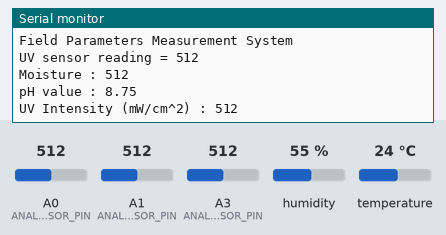
Simulated run of this sketch. Board: Arduino Uno, built with avr-gcc and run on an emulated ATmega328P. Shown: the last lines printed to the serial monitor. Inputs (shaded band) come from the test bench; at power-on: humidity 55 %, A0 (ANALOG_MOISTURE_SENSOR_PIN) = 512, A1 (ANALOG_SUNLIGHT_SENSOR_PIN) = 512, A3 (ANALOG_PH_SENSOR_PIN) = 512, temperature 24 °C.

Above: at 1.2 s.
1.3 s: humidity set to 22 %
At 2.7 s:
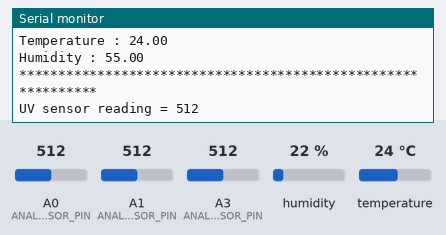
2.8 s: A0 (ANALOG_MOISTURE_SENSOR_PIN) set to 716
At 4.1 s:
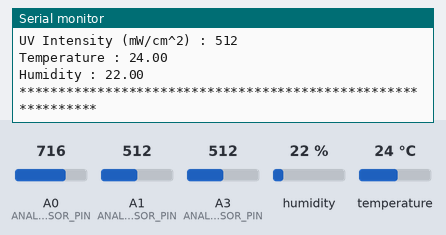
4.3 s: A1 (ANALOG_SUNLIGHT_SENSOR_PIN) set to 716
At 5.4 s:
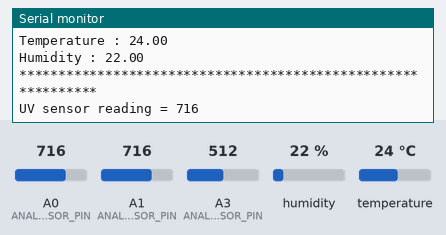
5.8 s: A3 (ANALOG_PH_SENSOR_PIN) set to 716
At 6.6 s:
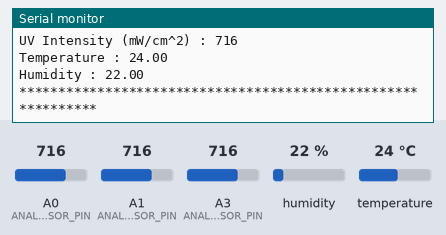
7.3 s: temperature set to 12 °C
8.8 s: A0 (ANALOG_MOISTURE_SENSOR_PIN) set to 992
At 11.1 s:
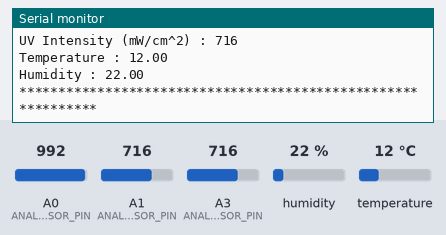
Timing chart, 0 to 11.3 s (numbered marks = the images above; inputs shaded):
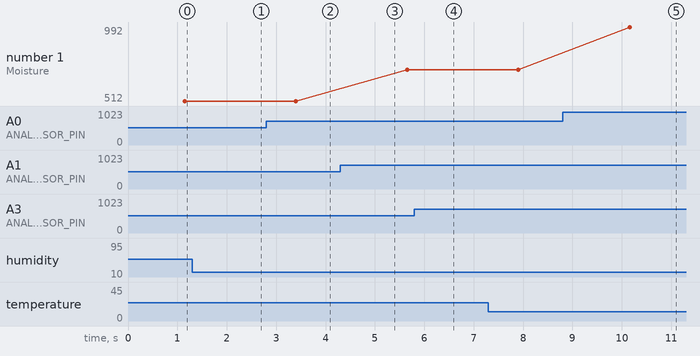

Measured:
- after the input at 4.3 s, the serial monitor: prints a new line after 0.25 s (image 3)
- after the input at 8.8 s, the serial monitor: prints a new line after 1.4 s (image 5)
- plotted number 1: 716 → 992 after the input at 8.8 s

The sketch:

Field_Parameters_Measurement_system.ino
```cpp
#include <Wire.h>
#include <DHT.h>
#include <DHT_U.h>

#define DEBUG

#define ANALOG_MOISTURE_SENSOR_PIN A0

#define ANALOG_SUNLIGHT_SENSOR_PIN A1

#define REF_3V3 A2 //3.3V power on the Arduino board

#define ANALOG_PH_SENSOR_PIN A3

#define PH_OFF_SET 0.00

#define DHTPIN                      4 //pin for the digital temprature and humidity sensor

#define DHTTYPE                     DHT11 // type of dhtxx series to be used

#define WIRE_PROTOCOL_ADDRESS 0xB1

int moisture_sensor_analog_value;

float relative_moisture_level;

int ultraviolet_intensity_value;

float pH_sensor_value;

float humidity = 0; // humidity value from the dht11 sensor

float dht11temp = 0; // temprature value from the dht11 sensor

/**
 * declaring objects for the sensors and initializing the DHT object that will be used to access the respective functionality of the sensor
 */
DHT dht11(DHTPIN,DHTTYPE);

void setup() {

  #ifdef DEBUG

    Serial.begin(9600);

    Serial.println("Field Parameters Measurement System");

  #endif

  Wire.begin(WIRE_PROTOCOL_ADDRESS); //Initialize the I2C protocols by joining to the network as a slave with the given address WIRE_PROTOCOL_ADDRESS

  Wire.onRequest(requestEvent); // This registers a function to be called when data is requested on the I2C wire protocol

  pinMode(ANALOG_MOISTURE_SENSOR_PIN, INPUT);

  pinMode(ANALOG_SUNLIGHT_SENSOR_PIN, INPUT);

  pinMode(REF_3V3, INPUT);

  pinMode(ANALOG_PH_SENSOR_PIN, INPUT);

}

void loop() {

  dht11temp = readDHT11Temp(dht11); //read the dht11 sensor values for temprature

  humidity = readDHT11Humidity(dht11);//read the dht11 sensor values for humidity

  moisture_sensor_analog_value = readSoilMoisture(ANALOG_MOISTURE_SENSOR_PIN); //read the value for the soil moisture

  relative_moisture_level = mapFloat(moisture_sensor_analog_value, 0, 1023, 0, 10); //convert the read value for the soil moisture to the relative value that is comparable

  ultraviolet_intensity_value = readUVLightS12D();

  //ultraviolet_intensity_value = readUVlight(ANALOG_SUNLIGHT_SENSOR_PIN, REF_3V3); //read the UV light intensity values

  pH_sensor_value = readPH(ANALOG_PH_SENSOR_PIN); // read the ph sensor values

  #ifdef DEBUG
    Serial.print("Moisture : ");
    Serial.println(moisture_sensor_analog_value);
    Serial.print("pH value : ");
    Serial.println(pH_sensor_value);
    Serial.print("UV Intensity (mW/cm^2) : ");
    Serial.println(ultraviolet_intensity_value);
    Serial.print("Temperature : ");
    Serial.println(dht11temp);
    Serial.print("Humidity : ");
    Serial.println(humidity);
    Serial.println("*************************************************************");
  #endif

  delay(1000);

}

float readDHT11Temp (DHT dht){

  return dht.readTemperature();

}

float readDHT11Humidity(DHT dht){

  return dht.readHumidity();


}

int readSoilMoisture(int moisture_pin) {

  return analogRead(moisture_pin);

}

float mapFloat(float x, float in_min, float in_max, float out_max, float out_min) {

  return (x - in_min) * (out_max - out_min) / (in_max - in_min);

}

//float readUVlight(int uv_sensor_pin, int ref_3v3_pin) {
//
//  int uvLevel = analogRead(uv_sensor_pin);
//
//  int reference = analogRead(ref_3v3_pin);
//
//  float outputVoltage = 3.3 / reference * uvLevel;
//
//  #ifdef DEBUG
//    Serial.print("MP8511 output: ");
//    Serial.println(uvLevel);
//    Serial.print("MP8511 voltage: ");
//    Serial.println(outputVoltage);
//  #endif
//
//  return mapFloat(outputVoltage, 0.99, 2.9, 0.0, 15.0);
//}

int readUVLightS12D(){

  int sensorValue;

  sensorValue = analogRead(ANALOG_SUNLIGHT_SENSOR_PIN);

  #ifdef DEBUG
    Serial.print("UV sensor reading = ");
    Serial.print(sensorValue);
    Serial.println("");
    delay(1000);
  #endif

  return sensorValue;

}

float readPH(int SensorPin){

  int buf[10];                //buffer for read analog

  //Get 10 sample value from the sensor for smooth the value
  for(int i=0;i<10;i++){

    buf[i]=analogRead(SensorPin);
    delay(10);

  }

  //sort the analog from small to large
  for(int i=0;i<9;i++){

    for(int j=i+1;j<10;j++){

      if(buf[i]>buf[j]){

        int temp=buf[i];
        buf[i]=buf[j];
        buf[j]=temp;

      }
    }
  }

  unsigned long int avgValue=0;
  for(int i=2;i<8;i++)                      //take the average value of 6 center sample
    avgValue += buf[i];

  float phValue = (float) avgValue * 5.0 / 1024 / 6; //convert the analog into millivolt
  phValue = 3.5 * phValue + PH_OFF_SET;                      //convert the millivolt into pH value
  return phValue;
}

void requestEvent(){

  #ifdef DEBUG
    Serial.println("Sending the information"); // Only executed when it is compiled with the #define DEBUG is uncommented
  #endif

  /**
   * Now write the corresponding data to the wire that has been requested by the controll
   * room arduino, data for ph, moisture, uv, temprature, humidity.
   */

   /**
    * Sending as PHV7.73?MOI1005;UVI:2.00>TEM:<:⸮0>TEM0.00<HUM0.0:
    */

  Wire.write("H");
  String humidityString  = String(humidity);
  Wire.write(humidityString.c_str());
  Wire.write(':');

  Wire.write("P");
  String pHString = String(pH_sensor_value);
  Wire.write(pHString.c_str());
  Wire.write('?');

  Wire.write("M");
  Wire.write(((String)moisture_sensor_analog_value).c_str());
  Wire.write(';');

  Wire.write("U");
  String uvString  = String(ultraviolet_intensity_value);
  Wire.write(uvString.c_str());
  Wire.write('>');

  Wire.write("T");
  String tempString  = String(dht11temp);
  Wire.write(tempString.substring(0,6).c_str());
  Wire.write('<');


}
```
